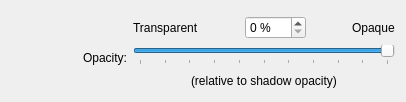
        <widget class="QWidget" name="shadowColorOpacityPageActive">
         <layout class="QGridLayout" name="gridLayout_3">
          <item row="0" column="1">
           <widget class="QLabel" name="label_3">
            <property name="text">
             <string>Opacity:</string>
            </property>
            <property name="alignment">
             <set>Qt::AlignBottom|Qt::AlignRight|Qt::AlignTrailing</set>
            </property>
            <property name="buddy">
             <cstring>windowOutlineShadowColorOpacity</cstring>
            </property>
           </widget>
          </item>
          <item row="0" column="2">
           <layout class="QVBoxLayout" name="verticalLayout_26">
            <item>
             <spacer name="verticalSpacer_2">
              <property name="orientation">
               <enum>Qt::Vertical</enum>
              </property>
              <property name="sizeType">
               <enum>QSizePolicy::Fixed</enum>
              </property>
              <property name="sizeHint" stdset="0">
               <size>
                <width>20</width>
                <height>5</height>
               </size>
              </property>
             </spacer>
            </item>
            <item>
             <layout class="QHBoxLayout" name="horizontalLayout_2">
              <item>
               <widget class="QLabel" name="_menuOpacityTransparentLabel_3">
                <property name="text">
                 <string>Transparent</string>
                </property>
               </widget>
              </item>
              <item>
               <spacer name="horizontalSpacer_16">
                <property name="orientation">
                 <enum>Qt::Horizontal</enum>
                </property>
                <property name="sizeHint" stdset="0">
                 <size>
                  <width>40</width>
                  <height>20</height>
                 </size>
                </property>
               </spacer>
              </item>
              <item>
               <widget class="QSpinBox" name="windowOutlineShadowColorOpacity">
                <property name="suffix">
                 <string> %</string>
                </property>
                <property name="maximum">
                 <number>100</number>
                </property>
                <property name="value">
                 <number>0</number>
                </property>
               </widget>
              </item>
              <item>
               <spacer name="horizontalSpacer_17">
                <property name="orientation">
                 <enum>Qt::Horizontal</enum>
                </property>
                <property name="sizeHint" stdset="0">
                 <size>
                  <width>40</width>
                  <height>20</height>
                 </size>
                </property>
               </spacer>
              </item>
              <item>
               <widget class="QLabel" name="_menuOpacityTransparentLabel_4">
                <property name="text">
                 <string>Opaque</string>
                </property>
               </widget>
              </item>
             </layout>
            </item>
            <item>
             <widget class="QSlider" name="windowOutlineShadowColorOpacity_2">
              <property name="minimum">
               <number>0</number>
              </property>
              <property name="maximum">
               <number>100</number>
              </property>
              <property name="singleStep">
               <number>1</number>
              </property>
              <property name="pageStep">
               <number>10</number>
              </property>
              <property name="value">
               <number>100</number>
              </property>
              <property name="orientation">
               <enum>Qt::Horizontal</enum>
              </property>
              <property name="invertedAppearance">
               <bool>false</bool>
              </property>
              <property name="invertedControls">
               <bool>false</bool>
              </property>
              <property name="tickPosition">
               <enum>QSlider::TicksBelow</enum>
              </property>
              <property name="tickInterval">
               <number>10</number>
              </property>
             </widget>
            </item>
           </layout>
          </item>
          <item row="1" column="2">
           <layout class="QHBoxLayout" name="horizontalLayout_14">
            <item>
             <spacer name="horizontalSpacer_3">
              <property name="orientation">
               <enum>Qt::Horizontal</enum>
              </property>
              <property name="sizeHint" stdset="0">
               <size>
                <width>40</width>
                <height>20</height>
               </size>
              </property>
             </spacer>
            </item>
            <item>
             <widget class="QLabel" name="label_5">
              <property name="text">
               <string>(relative to shadow opacity)</string>
              </property>
             </widget>
            </item>
            <item>
             <spacer name="horizontalSpacer_4">
              <property name="orientation">
               <enum>Qt::Horizontal</enum>
              </property>
              <property name="sizeHint" stdset="0">
               <size>
                <width>40</width>
                <height>20</height>
               </size>
              </property>
             </spacer>
            </item>
           </layout>
          </item>
          <item row="0" column="0">
           <spacer name="horizontalSpacer_8">
            <property name="orientation">
             <enum>Qt::Horizontal</enum>
            </property>
            <property name="sizeType">
             <enum>QSizePolicy::Fixed</enum>
            </property>
            <property name="sizeHint" stdset="0">
             <size>
              <width>72</width>
              <height>20</height>
             </size>
            </property>
           </spacer>
          </item>
         </layout>
        </widget>
